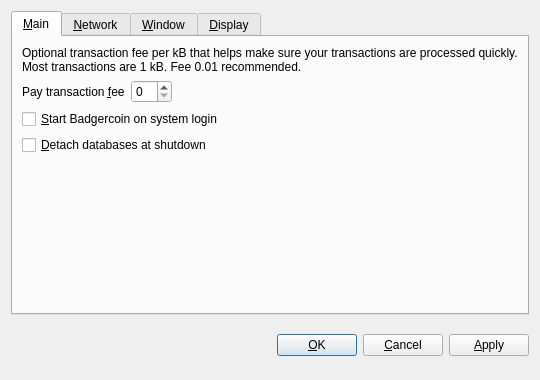
<?xml version="1.0" encoding="UTF-8"?>
<ui version="4.0">
 <class>OptionsDialog</class>
 <widget class="QDialog" name="OptionsDialog">
  <property name="geometry">
   <rect>
    <x>0</x>
    <y>0</y>
    <width>540</width>
    <height>380</height>
   </rect>
  </property>
  <property name="windowTitle">
   <string>Options</string>
  </property>
  <property name="modal">
   <bool>true</bool>
  </property>
  <layout class="QVBoxLayout" name="verticalLayout">
   <item>
    <widget class="QTabWidget" name="tabWidget">
     <property name="tabPosition">
      <enum>QTabWidget::North</enum>
     </property>
     <property name="currentIndex">
      <number>0</number>
     </property>
     <widget class="QWidget" name="tabMain">
      <attribute name="title">
       <string>&amp;Main</string>
      </attribute>
      <layout class="QVBoxLayout" name="verticalLayout_Main">
       <item>
        <widget class="QLabel" name="transactionFeeInfoLabel">
         <property name="text">
          <string>Optional transaction fee per kB that helps make sure your transactions are processed quickly. Most transactions are 1 kB. Fee 0.01 recommended.</string>
         </property>
         <property name="textFormat">
          <enum>Qt::PlainText</enum>
         </property>
         <property name="wordWrap">
          <bool>true</bool>
         </property>
        </widget>
       </item>
       <item>
        <layout class="QHBoxLayout" name="horizontalLayout_Main">
         <item>
          <widget class="QLabel" name="transactionFeeLabel">
           <property name="text">
            <string>Pay transaction &amp;fee</string>
           </property>
           <property name="textFormat">
            <enum>Qt::PlainText</enum>
           </property>
           <property name="buddy">
            <cstring>transactionFee</cstring>
           </property>
          </widget>
         </item>
         <item>
          <widget class="BitcoinAmountField" name="transactionFee"/>
         </item>
         <item>
          <spacer name="horizontalSpacer_Main">
           <property name="orientation">
            <enum>Qt::Horizontal</enum>
           </property>
           <property name="sizeHint" stdset="0">
            <size>
             <width>40</width>
             <height>20</height>
            </size>
           </property>
          </spacer>
         </item>
        </layout>
       </item>
       <item>
        <widget class="QCheckBox" name="bitcoinAtStartup">
         <property name="toolTip">
          <string>Automatically start Badgercoin after logging in to the system.</string>
         </property>
         <property name="text">
          <string>&amp;Start Badgercoin on system login</string>
         </property>
        </widget>
       </item>
       <item>
        <widget class="QCheckBox" name="detachDatabases">
         <property name="toolTip">
          <string>Detach block and address databases at shutdown. This means they can be moved to another data directory, but it slows down shutdown. The wallet is always detached.</string>
         </property>
         <property name="text">
          <string>&amp;Detach databases at shutdown</string>
         </property>
        </widget>
       </item>
       <item>
        <spacer name="verticalSpacer_Main">
         <property name="orientation">
          <enum>Qt::Vertical</enum>
         </property>
         <property name="sizeHint" stdset="0">
          <size>
           <width>20</width>
           <height>40</height>
          </size>
         </property>
        </spacer>
       </item>
      </layout>
     </widget>
     <widget class="QWidget" name="tabNetwork">
      <attribute name="title">
       <string>&amp;Network</string>
      </attribute>
      <layout class="QVBoxLayout" name="verticalLayout_Network">
       <item>
        <widget class="QCheckBox" name="mapPortUpnp">
         <property name="toolTip">
          <string>Automatically open the Badgercoin client port on the router. This only works when your router supports UPnP and it is enabled.</string>
         </property>
         <property name="text">
          <string>Map port using &amp;UPnP</string>
         </property>
        </widget>
       </item>
       <item>
        <widget class="QCheckBox" name="connectSocks">
         <property name="toolTip">
          <string>Connect to the Badgercoin network through a SOCKS proxy (e.g. when connecting through Tor).</string>
         </property>
         <property name="text">
          <string>&amp;Connect through SOCKS proxy:</string>
         </property>
        </widget>
       </item>
       <item>
        <layout class="QHBoxLayout" name="horizontalLayout_Network">
         <item>
          <widget class="QLabel" name="proxyIpLabel">
           <property name="text">
            <string>Proxy &amp;IP:</string>
           </property>
           <property name="textFormat">
            <enum>Qt::PlainText</enum>
           </property>
           <property name="buddy">
            <cstring>proxyIp</cstring>
           </property>
          </widget>
         </item>
         <item>
          <widget class="QValidatedLineEdit" name="proxyIp">
           <property name="maximumSize">
            <size>
             <width>140</width>
             <height>16777215</height>
            </size>
           </property>
           <property name="toolTip">
            <string>IP address of the proxy (e.g. 127.0.0.1)</string>
           </property>
          </widget>
         </item>
         <item>
          <widget class="QLabel" name="proxyPortLabel">
           <property name="text">
            <string>&amp;Port:</string>
           </property>
           <property name="textFormat">
            <enum>Qt::PlainText</enum>
           </property>
           <property name="buddy">
            <cstring>proxyPort</cstring>
           </property>
          </widget>
         </item>
         <item>
          <widget class="QLineEdit" name="proxyPort">
           <property name="maximumSize">
            <size>
             <width>55</width>
             <height>16777215</height>
            </size>
           </property>
           <property name="toolTip">
            <string>Port of the proxy (e.g. 9050)</string>
           </property>
          </widget>
         </item>
         <item>
          <widget class="QLabel" name="socksVersionLabel">
           <property name="text">
            <string>SOCKS &amp;Version:</string>
           </property>
           <property name="textFormat">
            <enum>Qt::PlainText</enum>
           </property>
           <property name="buddy">
            <cstring>socksVersion</cstring>
           </property>
          </widget>
         </item>
         <item>
          <widget class="QValueComboBox" name="socksVersion">
           <property name="toolTip">
            <string>SOCKS version of the proxy (e.g. 5)</string>
           </property>
          </widget>
         </item>
         <item>
          <spacer name="horizontalSpacer_Network">
           <property name="orientation">
            <enum>Qt::Horizontal</enum>
           </property>
           <property name="sizeHint" stdset="0">
            <size>
             <width>40</width>
             <height>20</height>
            </size>
           </property>
          </spacer>
         </item>
        </layout>
       </item>
       <item>
        <spacer name="verticalSpacer_Network">
         <property name="orientation">
          <enum>Qt::Vertical</enum>
         </property>
         <property name="sizeHint" stdset="0">
          <size>
           <width>20</width>
           <height>40</height>
          </size>
         </property>
        </spacer>
       </item>
      </layout>
     </widget>
     <widget class="QWidget" name="tabWindow">
      <attribute name="title">
       <string>&amp;Window</string>
      </attribute>
      <layout class="QVBoxLayout" name="verticalLayout_Window">
       <item>
        <widget class="QCheckBox" name="minimizeToTray">
         <property name="toolTip">
          <string>Show only a tray icon after minimizing the window.</string>
         </property>
         <property name="text">
          <string>&amp;Minimize to the tray instead of the taskbar</string>
         </property>
        </widget>
       </item>
       <item>
        <widget class="QCheckBox" name="minimizeOnClose">
         <property name="toolTip">
          <string>Minimize instead of exit the application when the window is closed. When this option is enabled, the application will be closed only after selecting Quit in the menu.</string>
         </property>
         <property name="text">
          <string>M&amp;inimize on close</string>
         </property>
        </widget>
       </item>
       <item>
        <spacer name="verticalSpacer_Window">
         <property name="orientation">
          <enum>Qt::Vertical</enum>
         </property>
         <property name="sizeHint" stdset="0">
          <size>
           <width>20</width>
           <height>40</height>
          </size>
         </property>
        </spacer>
       </item>
      </layout>
     </widget>
     <widget class="QWidget" name="tabDisplay">
      <attribute name="title">
       <string>&amp;Display</string>
      </attribute>
      <layout class="QVBoxLayout" name="verticalLayout_Display">
       <item>
        <layout class="QHBoxLayout" name="horizontalLayout_1_Display">
         <item>
          <widget class="QLabel" name="langLabel">
           <property name="text">
            <string>User Interface &amp;language:</string>
           </property>
           <property name="textFormat">
            <enum>Qt::PlainText</enum>
           </property>
           <property name="buddy">
            <cstring>lang</cstring>
           </property>
          </widget>
         </item>
         <item>
          <widget class="QValueComboBox" name="lang">
           <property name="toolTip">
            <string>The user interface language can be set here. This setting will take effect after restarting Badgercoin.</string>
           </property>
          </widget>
         </item>
        </layout>
       </item>
       <item>
        <layout class="QHBoxLayout" name="horizontalLayout_2_Display">
         <item>
          <widget class="QLabel" name="unitLabel">
           <property name="text">
            <string>&amp;Unit to show amounts in:</string>
           </property>
           <property name="textFormat">
            <enum>Qt::PlainText</enum>
           </property>
           <property name="buddy">
            <cstring>unit</cstring>
           </property>
          </widget>
         </item>
         <item>
          <widget class="QValueComboBox" name="unit">
           <property name="toolTip">
            <string>Choose the default subdivision unit to show in the interface and when sending coins.</string>
           </property>
          </widget>
         </item>
        </layout>
       </item>
       <item>
        <widget class="QCheckBox" name="displayAddresses">
         <property name="toolTip">
          <string>Whether to show Badgercoin addresses in the transaction list or not.</string>
         </property>
         <property name="text">
          <string>&amp;Display addresses in transaction list</string>
         </property>
        </widget>
       </item>
       <item>
        <widget class="QCheckBox" name="coinControlFeatures">
         <property name="toolTip">
          <string>Whether to show coin control features or not.</string>
         </property>
         <property name="text">
          <string>Display coin &amp;control features (experts only!)</string>
         </property>
        </widget>
       </item>
       <item>
        <spacer name="verticalSpacer_Display">
         <property name="orientation">
          <enum>Qt::Vertical</enum>
         </property>
         <property name="sizeHint" stdset="0">
          <size>
           <width>20</width>
           <height>40</height>
          </size>
         </property>
        </spacer>
       </item>
      </layout>
     </widget>
    </widget>
   </item>
   <item>
    <layout class="QHBoxLayout" name="horizontalLayout_Buttons">
     <item>
      <spacer name="horizontalSpacer_1">
       <property name="orientation">
        <enum>Qt::Horizontal</enum>
       </property>
       <property name="sizeHint" stdset="0">
        <size>
         <width>40</width>
         <height>48</height>
        </size>
       </property>
      </spacer>
     </item>
     <item>
      <widget class="QLabel" name="statusLabel">
       <property name="font">
        <font>
         <weight>75</weight>
         <bold>true</bold>
        </font>
       </property>
       <property name="text">
        <string/>
       </property>
       <property name="textFormat">
        <enum>Qt::PlainText</enum>
       </property>
       <property name="wordWrap">
        <bool>true</bool>
       </property>
      </widget>
     </item>
     <item>
      <spacer name="horizontalSpacer_2">
       <property name="orientation">
        <enum>Qt::Horizontal</enum>
       </property>
       <property name="sizeHint" stdset="0">
        <size>
         <width>40</width>
         <height>48</height>
        </size>
       </property>
      </spacer>
     </item>
     <item>
      <widget class="QPushButton" name="okButton">
       <property name="text">
        <string>&amp;OK</string>
       </property>
      </widget>
     </item>
     <item>
      <widget class="QPushButton" name="cancelButton">
       <property name="text">
        <string>&amp;Cancel</string>
       </property>
       <property name="autoDefault">
        <bool>false</bool>
       </property>
      </widget>
     </item>
     <item>
      <widget class="QPushButton" name="applyButton">
       <property name="text">
        <string>&amp;Apply</string>
       </property>
       <property name="autoDefault">
        <bool>false</bool>
       </property>
      </widget>
     </item>
    </layout>
   </item>
  </layout>
 </widget>
 <customwidgets>
  <customwidget>
   <class>BitcoinAmountField</class>
   <extends>QSpinBox</extends>
   <header>bitcoinamountfield.h</header>
  </customwidget>
  <customwidget>
   <class>QValueComboBox</class>
   <extends>QComboBox</extends>
   <header>qvaluecombobox.h</header>
  </customwidget>
  <customwidget>
   <class>QValidatedLineEdit</class>
   <extends>QLineEdit</extends>
   <header>qvalidatedlineedit.h</header>
  </customwidget>
 </customwidgets>
 <resources/>
 <connections/>
</ui>
